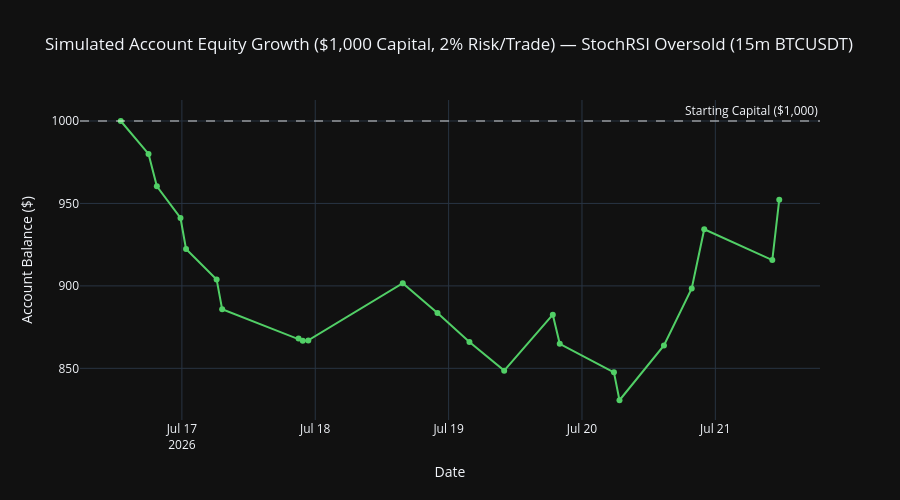

The code cell stored with this chart in its notebook:
### Markdown cell above
## 7. Account Equity Growth Simulation ($1,000 Capital, 2% Risk per Trade)

Simulates an actual trading account executing signals for the top strategy using position sizing ($ Risk = 2% of account balance).

### Code cell
top_strat_name = df_15m_rr2.iloc[0]['Strategy']
top_strat = STRATEGIES[top_strat_name]

print(f'=== Portfolio & Regime-Filtered Simulation: {top_strat_name} (15m Timeframe) ===\n')

# Gather signals across ALL symbols and merge chronologically
all_signals_list = []

for sym, df in datasets['15m'].items():
    raw_signals = top_strat['fn'](df)
    
    # Macro Regime Filter: Only LONG if close > EMA 200; Only SHORT if close < EMA 200
    if top_strat['direction'] == 'LONG':
        regime_filter = df['close'] > df['ema_200']
    else:
        regime_filter = df['close'] < df['ema_200']
        
    filtered_signals = raw_signals & regime_filter
    signal_indices = np.where(filtered_signals)[0]
    
    for idx in signal_indices:
        if idx < len(df) - 5:
            trade = simulate_trade_sl_tp(df, idx, top_strat['direction'], sl_mult=1.5, tp_mult=3.0)
            trade['symbol'] = sym
            trade['timestamp'] = df.iloc[idx]['open_time']
            all_signals_list.append(trade)

# Sort trades chronologically
all_signals_list = sorted(all_signals_list, key=lambda x: x['timestamp'])

# --- Portfolio Balance Simulation ---
INITIAL_BALANCE = 1000.0
RISK_PER_TRADE = 0.02  # 2% risk per trade

balance = INITIAL_BALANCE
balance_history = [INITIAL_BALANCE]
timestamps = [all_signals_list[0]['timestamp'] if len(all_signals_list) > 0 else pd.Timestamp.now()]

raw_tp_count = 0
raw_sl_count = 0

for trade in all_signals_list:
    if trade['outcome'] == 'TP':
        pnl = balance * (RISK_PER_TRADE * 2.0)  # +4% account gain (1:2 R:R)
        raw_tp_count += 1
    elif trade['outcome'] == 'SL':
        pnl = -balance * RISK_PER_TRADE         # -2% account loss
        raw_sl_count += 1
    else:  # TIMEOUT
        pnl = balance * (trade['return'] / 100)
        
    balance += pnl
    balance_history.append(balance)
    timestamps.append(trade['timestamp'])

# Plot Portfolio Equity Growth Curve
fig = go.Figure()
fig.add_trace(go.Scatter(
    x=timestamps,
    y=balance_history,
    mode='lines+markers',
    name=f'Portfolio Growth ({top_strat_name})',
    line=dict(color='#51CF66', width=2.5)
))
fig.add_hline(y=INITIAL_BALANCE, line_dash='dash', line_color='white', opacity=0.4, annotation_text='Starting Capital ($1,000)')
fig.update_layout(
    title=f'Regime-Filtered Portfolio Equity Growth ($1,000 Capital, 2% Risk/Trade) — 6-Pair Basket (15m)',
    yaxis_title='Account Balance ($)',
    xaxis_title='Date',
    height=520,
    template='plotly_dark'
)
fig.show()

total_trades = len(all_signals_list)
win_rate = (raw_tp_count / total_trades * 100) if total_trades > 0 else 0

print(f'==========================================================')
print(f'  PORTFOLIO SIMULATION RESULTS (6-Pair Basket)')
print(f'==========================================================')
print(f'  Starting Balance:      ${INITIAL_BALANCE:.2f}')
print(f'  Ending Balance:        ${balance:.2f}')
print(f'  Total Return:          {((balance - INITIAL_BALANCE)/INITIAL_BALANCE)*100:+.2f}%')
print(f'  Total Trades Taken:    {total_trades} (TP: {raw_tp_count} | SL: {raw_sl_count})')
print(f'  Regime Win Rate:       {win_rate:.1f}%')
print(f'==========================================================')

### Figure 1 — Plotly figure (JSON) as saved in the notebook; plotly's stock layout.template omitted (floating-point values rounded to 4 significant figures)
{"data": [{"line": {"color": "#51CF66", "width": 2}, "mode": "lines+markers", "name": "StochRSI Oversold", "type": "scatter", "x": ["2026-07-16T13:00:00", "2026-07-16T18:00:00", "2026-07-16T19:30:00", "2026-07-16T23:45:00", "2026-07-17T00:45:00", "2026-07-17T06:15:00", "2026-07-17T07:15:00", "2026-07-17T21:00:00", "2026-07-17T21:45:00", "2026-07-17T22:45:00", "2026-07-18T15:45:00", "2026-07-18T22:00:00", "2026-07-19T03:45:00", "2026-07-19T10:00:00", "2026-07-19T18:45:00", "2026-07-19T20:00:00", "2026-07-20T05:45:00", "2026-07-20T06:45:00", "2026-07-20T14:45:00", "2026-07-20T19:45:00", "2026-07-20T22:00:00", "2026-07-21T10:15:00", "2026-07-21T11:30:00"], "y": [1000, 980, 960.4, 941.2, 922.4, 903.9, 885.8, 868.1, 866.7, 866.9, 901.6, 883.6, 865.9, 848.6, 882.5, 864.9, 847.6, 830.6, 863.9, 898.4, 934.4, 915.7, 952.3]}], "layout": {"annotations": [{"showarrow": false, "text": "Starting Capital ($1,000)", "x": 1, "xanchor": "right", "xref": "x domain", "y": 1000, "yanchor": "bottom", "yref": "y"}], "height": 500, "shapes": [{"line": {"color": "white", "dash": "dash"}, "opacity": 0.4, "type": "line", "x0": 0, "x1": 1, "xref": "x domain", "y0": 1000, "y1": 1000, "yref": "y"}], "title": {"text": "Simulated Account Equity Growth ($1,000 Capital, 2% Risk/Trade) — StochRSI Oversold (15m BTCUSDT)"}, "xaxis": {"title": {"text": "Date"}}, "yaxis": {"title": {"text": "Account Balance ($)"}}}}
